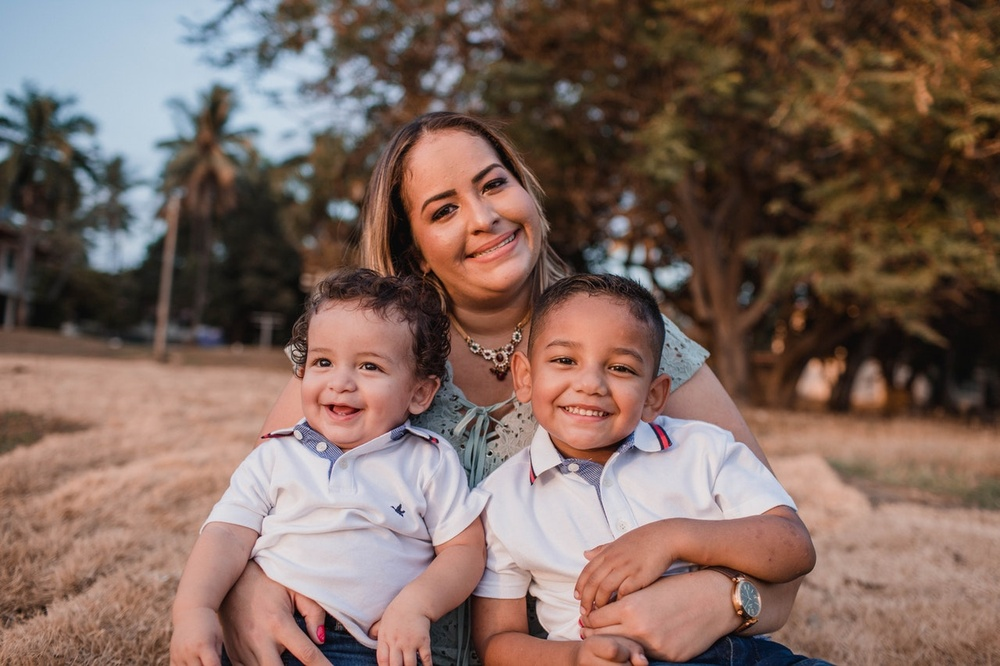
//> input picture AgeGender/sample1.jpg, 1000 x 666 px, shrunk from 1280 x 853 before the run
$ ./HuMoments ../AgeGender/sample1.jpg   (built with g++ and OpenCV 4)
//> lines starting //> are read from the running program, lines starting //| are printed output that depends on the picture; after the words box and inside, x2 and y2 are one past the last pixel; in counts of white or black regions, pixels touching at a corner belong together
#include <opencv2/core/version.hpp>
#include <opencv2/imgcodecs.hpp>
#include <opencv2/imgproc.hpp>

#if CV_VERSION_MAJOR >= 5
#include <opencv2/geometry/2d.hpp>
#endif

#include <cmath>
#include <iomanip>
#include <iostream>
#include <string>

namespace {

double logTransform(double value) {
  if (value == 0.0) {
    return 0.0;
  }
  return -std::copysign(1.0, value) * std::log10(std::abs(value));
}

}  // namespace

int main(int argc, char** argv) {
  if (argc < 2) {
    std::cerr << "Usage: HuMoments IMAGE [IMAGE ...]\n";
    return 2;
  }

  for (int argument = 1; argument < argc; ++argument) {
    const std::string filename = argv[argument];
    cv::Mat image = cv::imread(filename, cv::IMREAD_GRAYSCALE);
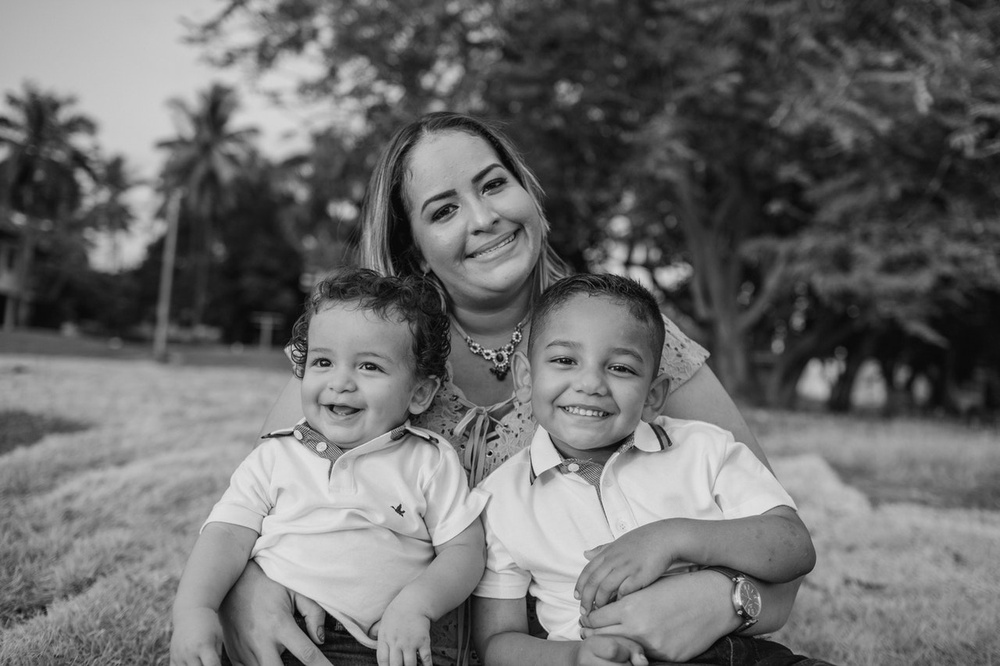
//> image: 666 rows x 1000 cols, CV_8UC1; min 0, max 235, mean 108.7
    if (image.empty()) {
      std::cerr << "Could not read image: " << filename << '\n';
      return 1;
    }

    cv::threshold(image, image, 128, 255, cv::THRESH_BINARY);
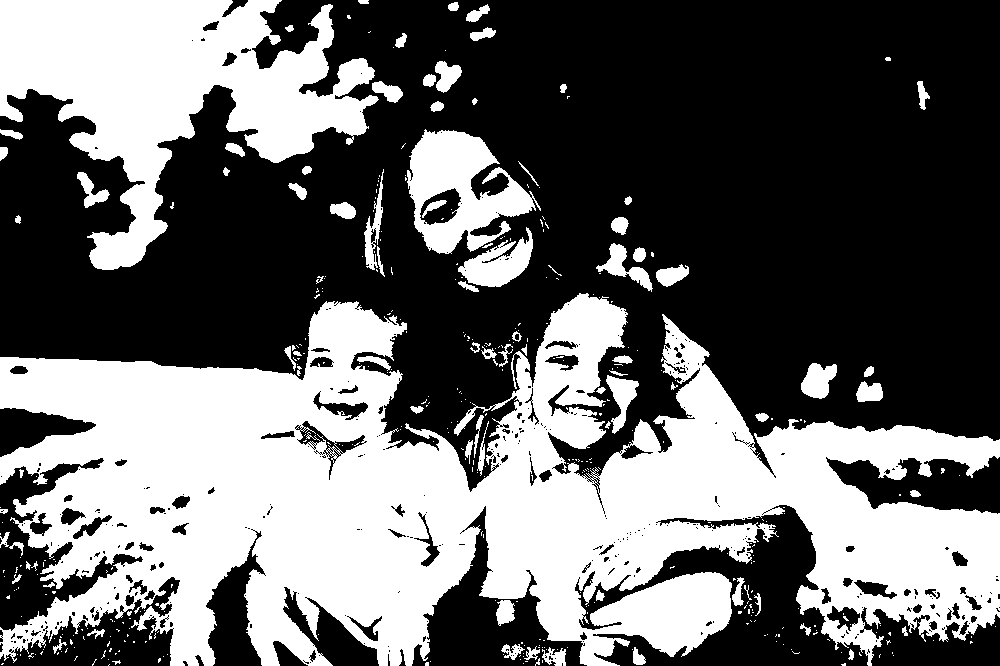
//> image: 666 rows x 1000 cols, CV_8UC1; 41.1% white; 416 white regions (329 under 20 px), largest, box (x1, y1, x2, y2) and area: (0, 293, 1000, 666) 202910, (0, 0, 379, 270) 46884, (407, 129, 541, 254) 8500
    const cv::Moments moments = cv::moments(image);
//> moments = moments, m00 69830985, centre m10/m00, m01/m00 = (415.9, 409.7)

    double huMoments[7];
    cv::HuMoments(moments, huMoments);
//> huMoments = [0.00149, 5.81e-07, 1.33e-09, 8.76e-11, -2.64e-20, -4.12e-14, 1.41e-20]

    std::cout << filename << ": " << std::fixed << std::setprecision(5);
    for (const double moment : huMoments) {
      std::cout << logTransform(moment) << ' ';
    }
//> this loop made 7 passes
//> moment on passes 1 to 7: 0.00149, 5.81e-07, 1.33e-09, 8.76e-11, -2.64e-20, -4.12e-14, 1.41e-20
//| 2.82731 6.23603 8.87682 10.05730 -19.57907 -13.38502 19.85054
    std::cout << '\n';
  }

  return 0;
}
